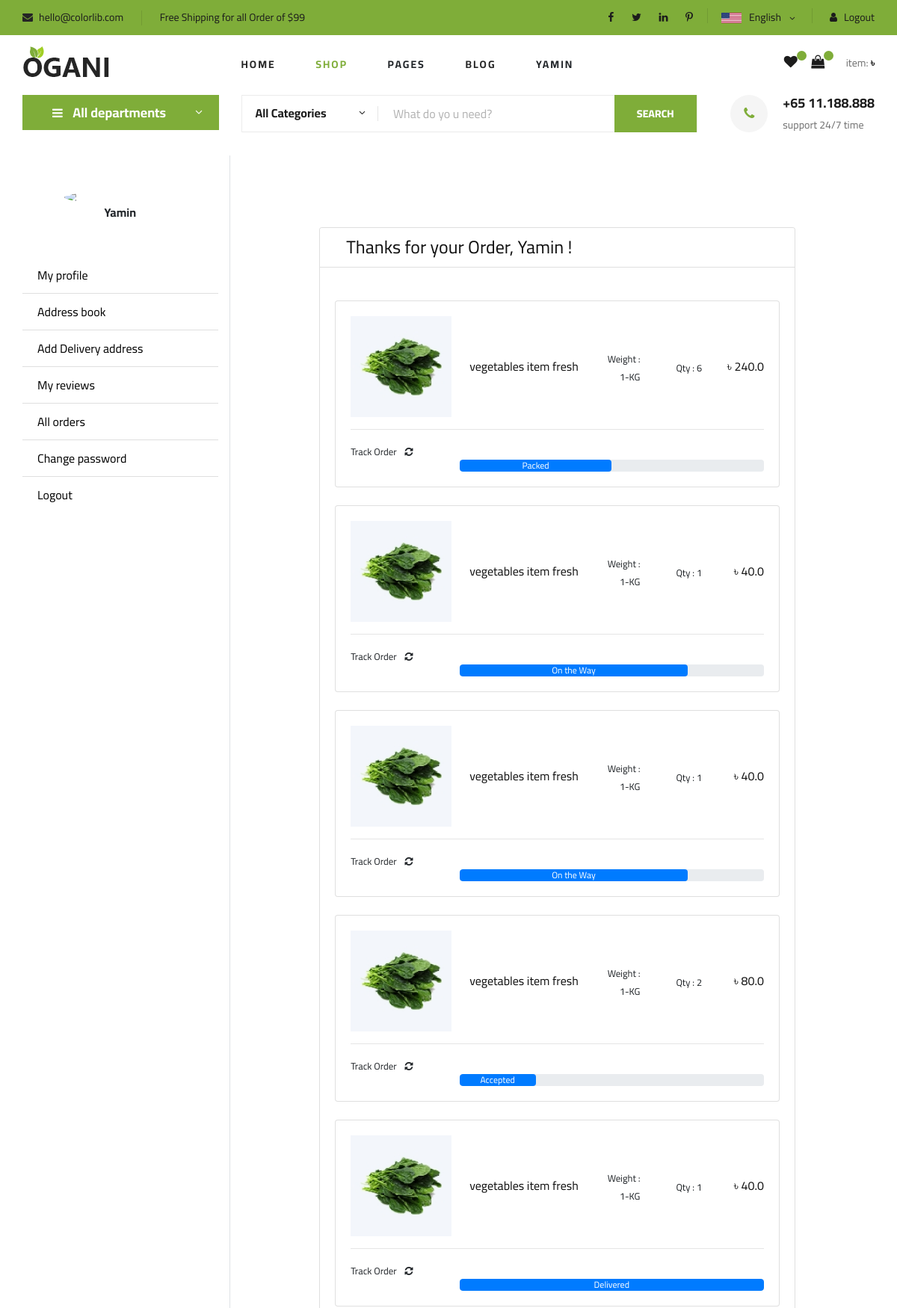
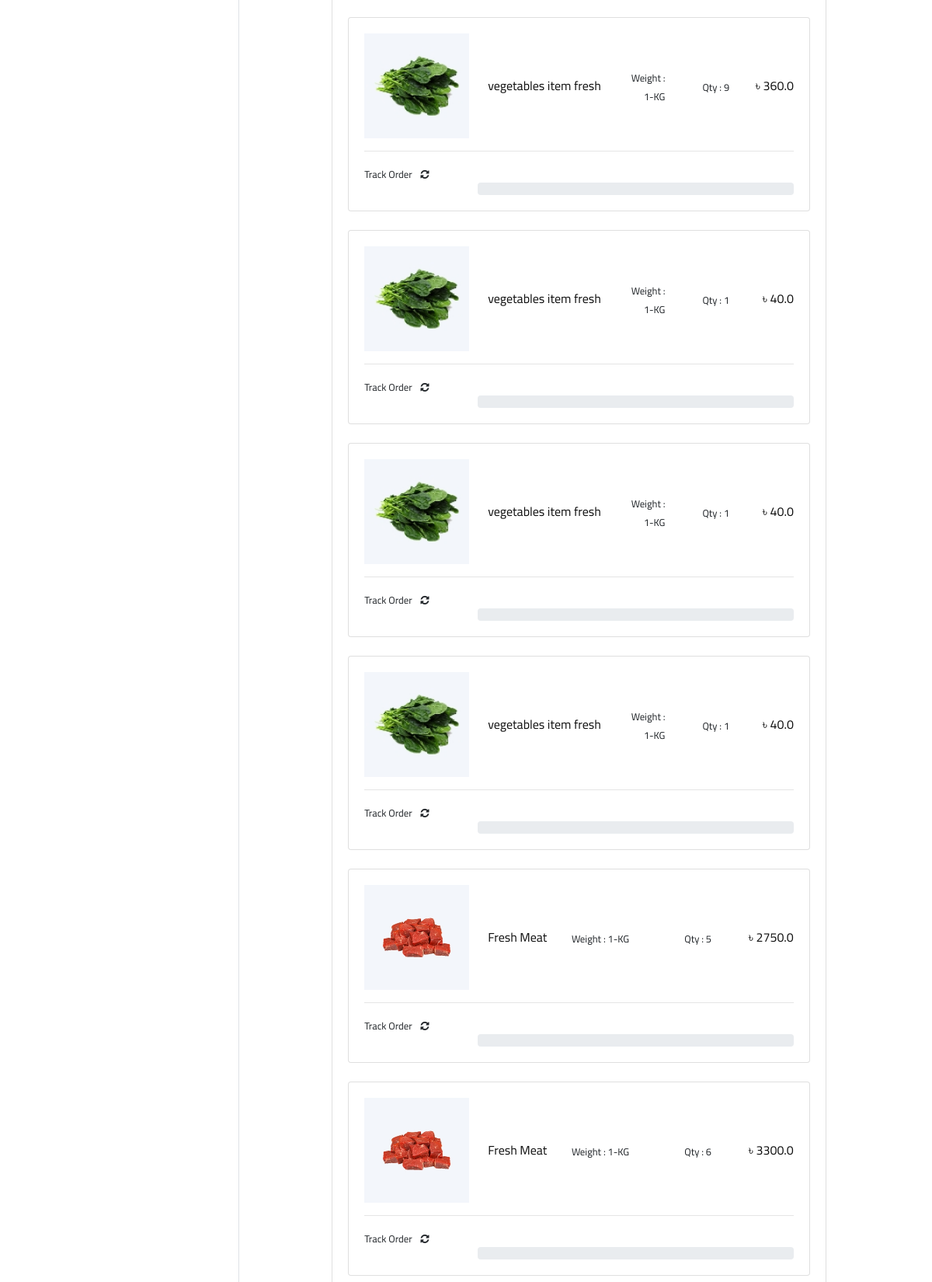
Screenshot of /orders/ (signed in, upper part) with the database file from the repository (2 pictures, top to bottom).
### shop/models.py (models this page shows, shortened)
class OrderPlaced(models.Model):
    user = models.ForeignKey(User, on_delete=models.CASCADE)
    customar = models.ForeignKey(Customar, on_delete=models.CASCADE)
    product = models.ForeignKey(Product, on_delete=models.CASCADE)
    order_date = models.DateTimeField(auto_now_add=True)
    quantity = models.PositiveIntegerField(default=1)
    status = models.CharField(max_length=70, choices=STATUS_CHOICE, default='Pending')
    @property
    def total(self):
        return self.quantity * self.product.discount_price

class Product(models.Model):
    title = models.CharField(max_length=75)
    category = models.CharField(choices=CATEGORY_CHOICES, max_length=20)
    color = models.CharField(choices=COLOR_CHOICES, max_length=8, blank=True, null=True)
    size = models.CharField(choices=POPULAR_SIZE_CHOICHES, max_length=8, blank=True, null=True)
    selling_price = models.FloatField()
    discount_price = models.FloatField()
    discription = models.TextField()
    information = models.TextField()
    reviews = models.TextField(blank=True, null=True)
    p_image = models.ImageField(upload_to='Product_Image')
    p_image1 = models.ImageField(upload_to='Product_Image1', null=True,blank=False)
    p_image2 = models.ImageField(upload_to='Product_Image2', null=True,blank=False)
    p_image3 = models.ImageField(upload_to='Product_Image3', null=True,blank=False)
    p_image4 = models.ImageField(upload_to='Product_Image4', null=True,blank=False)
    availability = models.CharField(choices=AVAILABILITY_CHOICES, max_length=20)
    shipping = models.CharField(max_length=100)
    weight = models.CharField(choices=ITEM_PER_CHOICES, max_length=15)
    sale_off_discount_parcent = models.FloatField(blank=True, null=True)
    latest_products = models.BooleanField(default=False)

### shop/views.py (the view)
# urls.py: path('orders/',views.Orders, name='orders'),
@login_required
def Orders(request):
    all_orders = OrderPlaced.objects.filter(user=request.user)
    context = {
        'all_orders':all_orders
    }
    return render(request,'profile/order.html',context)

### shop/templates/profile/order.html (shortened to what this page needs)
{% extends "common_code/base.html" %}
{% load static %}
{% block content %}
<div class="container rounded bg-white mb-2">
    <div class="row">
        <div class="col-md-3 col-lg-3 border-right">
            <div class="d-flex flex-column align-items-center text-center">
                <img class="rounded-circle mt-5" width="150px" src="https://st3.depositphotos.com/15648834/17930/v/600/depositphotos_179308454-stock-illustration-unknown-person-silhouette-glasses-profile.jpg">
                <span class="font-weight-bold">{{request.user | capfirst}}</span>
            </div>
            <ul class="list-group list-group-flush pt-5">
                <li class="list-group-item">
                    <a class="color_item" href="{% url 'profile' %}"> My profile </a>
                 </li>
                <li class="list-group-item">
                   <a class="color_item" href="{% url 'address_book' %}"> Address book</a>
                </li>
                <li class="list-group-item">
                    <a class="color_item" href="{% url 'add_address' %}">Add Delivery address</a>
                </li>
                <li class="list-group-item">
                    <a class="color_item" href=""> My reviews</a>
                </li>
                <li class="list-group-item">
                    <a class="color_item" href="{% url 'orders' %}"> All orders</a>
                </li>
                <li class="list-group-item">
                    <a class="color_item" href="{% url 'change_pass' %}">Change password</a>
                </li>
                <li class="list-group-item">
                    <a class="color_item" href="{% url 'logout' %}">Logout</a>
                </li>
              </ul>
        </div>
        <div class="col-md-5 col-lg-8 m-5">
            <div class="container my-5  d-flex  justify-content-center">
                <div class="card card-1">
                    <div class="card-header bg-white">
                        <div class="media flex-sm-row flex-column-reverse justify-content-between  ">
                            <div class="col my-auto"> <h4 class="mb-0">Thanks for your Order, <span class="change-color">{{request.user | capfirst}}</span> !</h4> </div>
                        </div>
                    </div>
                    <div class="card-body">
                        {% for orders in all_orders %}
                        <div class="row mt-4">
                            <div class="col">
                                <div class="card card-2">
                                    <div class="card-body">
                                        <div class="media">
                                            <div class="sq align-self-center "> <img class="img-fluid  my-auto align-self-center mr-2 mr-md-4 pl-0 p-0 m-0" src="{{orders.product.p_image.url}}" width="135" height="135" /> </div>
                                            <div class="media-body my-auto text-right">
                                                <div class="row  my-auto flex-column flex-md-row">
                                                    <div class="col-auto my-auto "> <h6 class="mb-0"> {{orders.product.title}}</h6> </div>
                                                    <div class="col my-auto  "> <small>Weight : {{orders.product.weight}}</small></div>
                                                    <div class="col my-auto  "> <small>Qty : {{orders.quantity}}</small></div>
                                                    <div class="col my-auto ">  <h6 class="mb-0">৳ {{orders.total}}</h6>
                                                    </div>
                                                </div>
                                            </div>
                                        </div>
                                        <hr class="my-3 ">
                                        <div class="row ">
                                            <div class="col-md-3 mb-3">  <small> Track Order <span><i class=" ml-2 fa fa-refresh" aria-hidden="true"></i></span></small> </div>
                                            <div class="col mt-auto">
                                                <div class="progress">
                                                    {% if orders.status == "Accepted" %}
                                                    <div class="progress-bar progress-bar  rounded" style="width: 25%"  role="progressbar" aria-valuenow="25" aria-valuemin="0" aria-valuemax="100">
                                                        Accepted
                                                    </div>
                                                    {% endif %}
                                                    {% if orders.status == "Packed" %}
                                                    <div class="progress-bar progress-bar  rounded" style="width: 50%"  role="progressbar" aria-valuenow="25" aria-valuemin="0" aria-valuemax="100">
                                                        Packed
                                                    </div>
                                                    {% endif %}
                                                    {% if orders.status == "On the Way" %}
                                                    <div class="progress-bar progress-bar  rounded" style="width: 75%"  role="progressbar" aria-valuenow="25" aria-valuemin="0" aria-valuemax="100">
                                                        On the Way
                                                    </div>
                                                    {% endif %}
                                                    {% if orders.status == "Delivered" %}
                                                    <div class="progress-bar progress-bar  rounded" style="width: 100%"  role="progressbar" aria-valuenow="25" aria-valuemin="0" aria-valuemax="100">
                                                        Delivered
                                                    </div>
                                                    {% endif %}
                                            </div>
                                            </div>
                                        </div>
                                    </div>
                                </div>
                            </div>
                        </div>
                        {% endfor %}
                    </div>
                </div>
            </div>
        </div>
    </div>
</div>
{% endblock content %}

### shop/templates/common_code/base.html (shortened to what this page needs)
<!DOCTYPE html>
{% load static %}
<html lang="zxx">
<head>
    <link rel="stylesheet" href="https://cdnjs.cloudflare.com/ajax/libs/font-awesome/6.4.2/css/all.min.css" />
    <link href="https://stackpath.bootstrapcdn.com/bootstrap/4.5.2/css/bootstrap.min.css" rel="stylesheet">
    <link rel="stylesheet" href="{% static 'css/bootstrap.min.css' %}" type="text/css">
    <link rel="stylesheet" href="{% static 'css/font-awesome.min.css' %}" type="text/css">
    <link rel="stylesheet" href="{% static 'css/elegant-icons.css' %}" type="text/css">
    <link rel="stylesheet" href="{% static 'css/nice-select.css' %}" type="text/css">
    <link rel="stylesheet" href="{% static 'css/jquery-ui.min.css' %}" type="text/css">
    <link rel="stylesheet" href="{% static 'css/owl.carousel.min.css' %}" type="text/css">
    <link rel="stylesheet" href="{% static 'css/slicknav.min.css' %}" type="text/css">
    <link rel="stylesheet" href="{% static 'css/style.css' %}" type="text/css">
</head>
<body>
    <header class="header">
        <div class="header__top" style="background-color:  #7fad39;">
            <div class="container">
                <div class="row">
                    <div class="col-lg-6">
                        <div class="header__top__left">
                            <ul>
                                <li><i class="fa fa-envelope"></i> hello@colorlib.com</li>
                                <li>Free Shipping for all Order of $99</li>
                            </ul>
                        </div>
                    </div>
                    <div class="col-lg-6">
                        <div class="header__top__right">
                            <div class="header__top__right__social">
                                <a href="#"><i class="fa fa-facebook"></i></a>
                                <a href="#"><i class="fa fa-twitter"></i></a>
                                <a href="#"><i class="fa fa-linkedin"></i></a>
                                <a href="#"><i class="fa fa-pinterest-p"></i></a>
                            </div>
                            <div class="header__top__right__language">
                                <img src="{% static 'img/language.png' %}" alt="">
                                <div>English</div>
                                <span class="arrow_carrot-down"></span>
                            </div>
                            {% if user.is_authenticated %}
                            <div class="header__top__right__auth">
                                <a href="{% url 'logout' %}"><i class="fa fa-user"></i> Logout</a>
                            </div>
                            {% else %}
                            <div class="header__top__right__auth">
                                <a href="{% url 'login' %}"><i class="fa fa-user"></i> Login/Signup</a>
                            </div>
                            {% endif %}
                        </div>
                    </div>
                </div>
            </div>
        </div>
        <div class="container">
            <div class="row">
                <div class="col-lg-3">
                    <div class="header__logo">
                        <a href="{% url 'home' %}"><img src="{% static 'img/logo.png' %}" alt=""></a>
                    </div>
                </div>
                <div class="col-lg-6">
                    <nav class="header__menu">
                        <ul>
                            <li><a href="{% url 'home' %}">Home</a></li>
                            <li class="active"><a href="{% url 'shop' %}">Shop</a></li>
                            <li><a>Pages</a>
                            </li>
                            <li><a href="{% url 'blogs' %}">Blog</a></li>
                            {% if user.is_authenticated %}
                            <li><a>{{request.user}}</a>
                            </li>
                            {% else %}
                            <li><a href="{% url 'contact' %}">Contact</a></li>
                            {% endif %}
                        </ul>
                    </nav>
                </div>
                <div class="col-lg-3">
                    <div class="header__cart">
                        <ul>
                            <li><a href="{% url 'wishlist_item' %}"><i class="fa fa-heart"></i> <span>{{total_item_in_wishlist}}</span></a></li>
                        {% if user.is_authenticated %}
                            <li><a href="{% url 'cart' %}"><i class="fa fa-shopping-bag"></i> <span>{{total_item_in_cart}}</span></a></li>
                        </ul>
                        <div class="header__cart__price">item: <span>৳  {{ammount}}</span></div>
                        {% endif %}
                    </div>
                </div>
            </div>
        </div>
    </header>
    <section class="hero hero-normal">
        <div class="container">
            <div class="row">
                <div class="col-lg-3">
                    <div class="hero__categories">
                        <div class="hero__categories__all">
                            <i class="fa fa-bars"></i>
                            <span>All departments</span>
                        </div>
                    </div>
                </div>
                <div class="col-lg-9">
                    <div class="hero__search">
                        <div class="hero__search__form">
                            <form action="{% url 'searce' %}" method="GET">
                                <div class="hero__search__categories">
                                    All Categories
                                    <span class="arrow_carrot-down"></span>
                                </div>
                                    <input name="quary" type="text" placeholder="What do yo u need?">
                                    <button type="submit" class="site-btn">SEARCH</button>
                            </form>
                        </div>
                        <div class="hero__search__phone">
                            <div class="hero__search__phone__icon">
                                <i class="fa fa-phone"></i>
                            </div>
                            <div class="hero__search__phone__text">
                                <h5>+65 11.188.888</h5>
                                <span>support 24/7 time</span>
                            </div>
                        </div>
                    </div>
                </div>
            </div>
        </div>
    </section>
{% block content %}{% endblock content %}
</body>
</html>

### rows the page displays
OrderPlaced: product.p_image (picture), product "vegetables item fresh", product.weight "1-KG", quantity "6", total "240.0", status "Packed"
OrderPlaced: product.p_image (picture), product "vegetables item fresh", product.weight "1-KG", quantity "1", total "40.0", status "On the Way"
OrderPlaced: product.p_image (picture), product "vegetables item fresh", product.weight "1-KG", quantity "1", total "40.0", status "On the Way"
OrderPlaced: product.p_image (picture), product "vegetables item fresh", product.weight "1-KG", quantity "2", total "80.0", status "Accepted"
OrderPlaced: product.p_image (picture), product "vegetables item fresh", product.weight "1-KG", quantity "1", total "40.0", status "Delivered"
OrderPlaced: product.p_image (picture), product "vegetables item fresh", product.weight "1-KG", quantity "9", total "360.0"
OrderPlaced: product.p_image (picture), product "vegetables item fresh", product.weight "1-KG", quantity "1", total "40.0"
OrderPlaced: product.p_image (picture), product "vegetables item fresh", product.weight "1-KG", quantity "1", total "40.0"
OrderPlaced: product.p_image (picture), product "vegetables item fresh", product.weight "1-KG", quantity "1", total "40.0"
OrderPlaced: product.p_image (picture), product "Fresh Meat", product.weight "1-KG", quantity "5", total "2750.0"
OrderPlaced: product.p_image (picture), product "Fresh Meat", product.weight "1-KG", quantity "6", total "3300.0"

### other values shown
{{ request.user }} "YAMIN"
{{ request.user | capfirst }} "Yamin"
